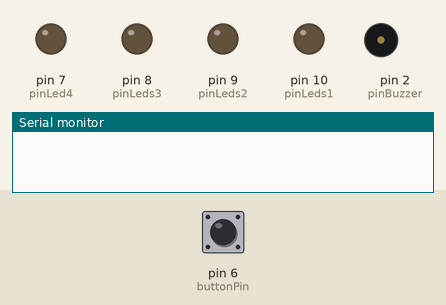
Simulated run of this sketch. Board: Arduino Uno, built with avr-gcc and run on an emulated ATmega328P. On the bench: output pins drawn as LEDs (lit = HIGH), buzzer (waves = sounding), the last lines printed to the serial monitor. The test bench sets the inputs (shaded band); at power-on: pin 6 (buttonPin) LOW.

Above: at 1.2 s.
1.3 s: pin 6 (buttonPin) pulled HIGH for 0.15 s
At 3.8 s:
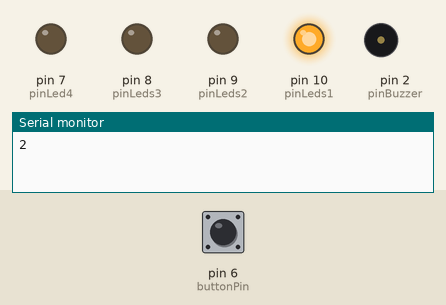
4.4 s: pin 6 (buttonPin) pulled HIGH for 1 s
At 10.3 s:
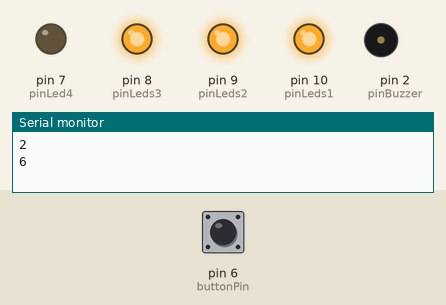
10.4 s: pin 6 (buttonPin) driven LOW
12.9 s: pin 6 (buttonPin) driven HIGH
At 17.6 s:
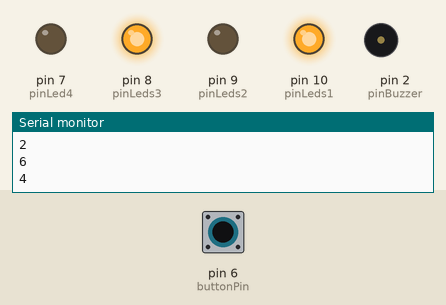
Timing chart, 0 to 32.9 s (numbered marks = the images above; inputs shaded):
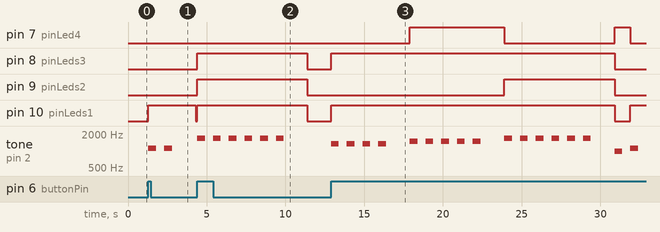

The sketch:

Dado.ino
```cpp
const int pinLeds1 = 10;
const int pinLeds2 = 9;
const int pinLeds3 = 8;
const int pinLed4 = 7;//laranja
const int pinBuzzer = 2;
const int buttonPin = 6;
int buttonState;
long ran;
int time = 1000;
int timeB = 1000;
int cnt = 0;

void setup ()
{
  pinMode (pinLeds1, OUTPUT);
  pinMode (pinLeds2, OUTPUT);
  pinMode (pinLeds3, OUTPUT);
  pinMode (pinLed4, OUTPUT);
  pinMode (buttonPin, INPUT);
  randomSeed(analogRead(0));
  Serial.begin(9600);
}

void loop()
{
  if(cnt > 10000)
    cnt = 0;
  cnt++;
  buttonState = digitalRead(buttonPin);
  if (buttonState == HIGH) {
    //ran = random(1, 7);
    ran = cnt % 6 + 1;
    Serial.println(ran);
    if (ran == 1) {
      digitalWrite (pinLed4, HIGH);
      tone(pinBuzzer, 1000, 500);
      delay (time);
    }
    if (ran == 2) {
      digitalWrite (pinLeds1, HIGH);
      for (int i = 0; i < 2; i++)
      {
        tone(pinBuzzer, 1125, 500);
        delay (timeB);
      }
      delay (time);
    }
    if (ran == 3) {
      digitalWrite (pinLeds3, HIGH);
      digitalWrite (pinLed4, HIGH);
      for (int i = 0; i < 3; i++)
      {
        tone(pinBuzzer, 1250, 500);
        delay (timeB);
      }
      delay (time);
    }
    if (ran == 4) {
      digitalWrite (pinLeds1, HIGH);
      digitalWrite (pinLeds3, HIGH);
      for (int i = 0; i < 4; i++)
      {
        tone(pinBuzzer, 1333, 500);
        delay (timeB);
      }
      delay (time);
    }
    if (ran == 5) {
      digitalWrite (pinLeds1, HIGH);
      digitalWrite (pinLeds3, HIGH);
      digitalWrite (pinLed4, HIGH);
      for (int i = 0; i < 5; i++)
      {
        tone(pinBuzzer, 1500, 500);
        delay (timeB);
      }
      delay (time);
    }
    if (ran == 6) {
      digitalWrite (pinLeds1, HIGH);
      digitalWrite (pinLeds2, HIGH);
      digitalWrite (pinLeds3, HIGH);
      for (int i = 0; i < 6; i++)
      {
        tone(pinBuzzer, 1667, 500);
        delay (timeB);
      }
      delay (time);
    }
  }
  digitalWrite (pinLeds1, LOW);
  digitalWrite (pinLeds2, LOW);
  digitalWrite (pinLeds3, LOW);
  digitalWrite (pinLed4, LOW);
}
```

Measured:
- after the input at 1.3 s, pin 10 (pinLeds1): LOW → HIGH at once, → LOW 3.0 s later; tone on pin 2 (pinBuzzer): alternates 1125 Hz for 0.50 s and silent for 0.50 s, 4 changes in all, then stays silent, starting at once
- after the input at 4.4 s, pin 8 (pinLeds3), pin 9 (pinLeds2), pin 10 (pinLeds1): LOW → HIGH at once; tone on pin 2 (pinBuzzer): alternates 1667 Hz for 0.50 s and silent for 0.50 s, starting at once
- after the input at 12.9 s, pin 7 (pinLed4): LOW → HIGH after 5.0 s, → LOW 6.0 s later, → HIGH 7.0 s later, → LOW 1.0 s later; pin 8 (pinLeds3): LOW → HIGH at once, → LOW 18.0 s later
